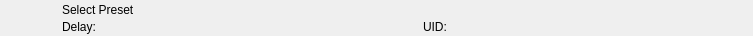
<?xml version="1.0" encoding="UTF-8"?>
<ui version="4.0">
 <class>RundownPresetWidget</class>
 <widget class="QWidget" name="RundownPresetWidget">
  <property name="geometry">
   <rect>
    <x>0</x>
    <y>0</y>
    <width>753</width>
    <height>36</height>
   </rect>
  </property>
  <layout class="QHBoxLayout" name="horizontalLayout">
   <property name="spacing">
    <number>0</number>
   </property>
   <property name="margin">
    <number>0</number>
   </property>
   <item>
    <widget class="QFrame" name="frameItem">
     <property name="sizePolicy">
      <sizepolicy hsizetype="Preferred" vsizetype="Fixed">
       <horstretch>0</horstretch>
       <verstretch>0</verstretch>
      </sizepolicy>
     </property>
     <property name="minimumSize">
      <size>
       <width>0</width>
       <height>36</height>
      </size>
     </property>
     <widget class="QLabel" name="labelIcon">
      <property name="geometry">
       <rect>
        <x>22</x>
        <y>2</y>
        <width>32</width>
        <height>32</height>
       </rect>
      </property>
      <property name="text">
       <string/>
      </property>
      <property name="pixmap">
       <pixmap resource="../../Widgets.qrc">:/Graphics/Images/TriCaster/SelectPreset.png</pixmap>
      </property>
      <property name="scaledContents">
       <bool>true</bool>
      </property>
     </widget>
     <widget class="QLabel" name="labelLabel">
      <property name="geometry">
       <rect>
        <x>62</x>
        <y>2</y>
        <width>561</width>
        <height>16</height>
       </rect>
      </property>
      <property name="text">
       <string>Select Preset</string>
      </property>
     </widget>
     <widget class="QLabel" name="labelColor">
      <property name="geometry">
       <rect>
        <x>0</x>
        <y>0</y>
        <width>18</width>
        <height>36</height>
       </rect>
      </property>
      <property name="text">
       <string/>
      </property>
     </widget>
     <widget class="QLabel" name="labelGroupColor">
      <property name="geometry">
       <rect>
        <x>0</x>
        <y>0</y>
        <width>6</width>
        <height>36</height>
       </rect>
      </property>
      <property name="text">
       <string/>
      </property>
     </widget>
     <widget class="QLabel" name="labelDevice">
      <property name="geometry">
       <rect>
        <x>154</x>
        <y>19</y>
        <width>260</width>
        <height>16</height>
       </rect>
      </property>
      <property name="text">
       <string></string>
      </property>
     </widget>
     <widget class="QLabel" name="labelDelay">
      <property name="geometry">
       <rect>
        <x>62</x>
        <y>19</y>
        <width>83</width>
        <height>16</height>
       </rect>
      </property>
      <property name="text">
       <string>Delay:</string>
      </property>
     </widget>
     <widget class="QLabel" name="labelRemoteTriggerId">
      <property name="geometry">
       <rect>
        <x>423</x>
        <y>19</y>
        <width>111</width>
        <height>16</height>
       </rect>
      </property>
      <property name="text">
       <string>UID:</string>
      </property>
     </widget>
    </widget>
   </item>
   <item>
    <widget class="QFrame" name="frameStatus">
     <property name="minimumSize">
      <size>
       <width>77</width>
       <height>0</height>
      </size>
     </property>
     <property name="maximumSize">
      <size>
       <width>77</width>
       <height>16777215</height>
      </size>
     </property>
     <widget class="QLabel" name="labelGpiConnected">
      <property name="geometry">
       <rect>
        <x>1</x>
        <y>2</y>
        <width>32</width>
        <height>32</height>
       </rect>
      </property>
      <property name="minimumSize">
       <size>
        <width>32</width>
        <height>32</height>
       </size>
      </property>
      <property name="maximumSize">
       <size>
        <width>32</width>
        <height>32</height>
       </size>
      </property>
      <property name="lineWidth">
       <number>0</number>
      </property>
      <property name="text">
       <string/>
      </property>
      <property name="pixmap">
       <pixmap resource="../../Widgets.qrc">:/Graphics/Images/GpiConnected.png</pixmap>
      </property>
      <property name="scaledContents">
       <bool>true</bool>
      </property>
     </widget>
     <widget class="QLabel" name="labelDisconnected">
      <property name="geometry">
       <rect>
        <x>32</x>
        <y>2</y>
        <width>32</width>
        <height>32</height>
       </rect>
      </property>
      <property name="minimumSize">
       <size>
        <width>32</width>
        <height>32</height>
       </size>
      </property>
      <property name="maximumSize">
       <size>
        <width>32</width>
        <height>32</height>
       </size>
      </property>
      <property name="text">
       <string/>
      </property>
      <property name="pixmap">
       <pixmap resource="../../Widgets.qrc">:/Graphics/Images/Disconnected.png</pixmap>
      </property>
      <property name="scaledContents">
       <bool>true</bool>
      </property>
     </widget>
     <widget class="QLabel" name="labelActiveColor">
      <property name="geometry">
       <rect>
        <x>69</x>
        <y>0</y>
        <width>8</width>
        <height>36</height>
       </rect>
      </property>
      <property name="minimumSize">
       <size>
        <width>8</width>
        <height>36</height>
       </size>
      </property>
      <property name="maximumSize">
       <size>
        <width>8</width>
        <height>36</height>
       </size>
      </property>
      <property name="text">
       <string/>
      </property>
     </widget>
    </widget>
   </item>
  </layout>
 </widget>
 <resources>
  <include location="../../Widgets.qrc"/>
 </resources>
 <connections/>
 <slots>
  <slot>addToCombo()</slot>
 </slots>
</ui>
